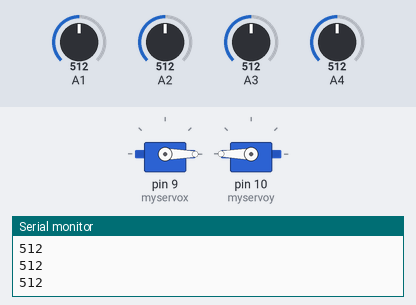
The sketch below on a simulated Arduino Uno, built with avr-gcc and run on an emulated ATmega328P. Shown: 2 × servo, the last lines printed to the serial monitor. The test bench sets the inputs (shaded band); at power-on: A2 = 512, A3 = 512, A4 = 512, A1 = 512.

Above: at 1.2 s.
1.3 s: A2 set to 523
2.8 s: A2 set to 539
At 5.57 s:
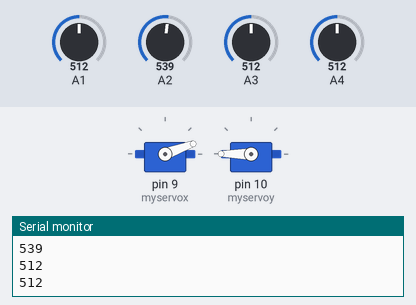
5.8 s: A3 set to 551
At 6.84 s:
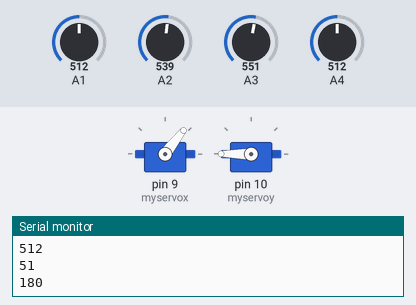
8.8 s: A4 set to 546
At 9.01 s:
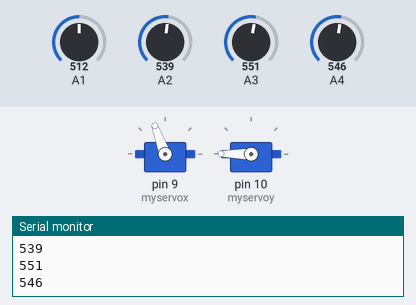
11.8 s: A3 set to 716
14.8 s: A4 set to 992
At 15.3 s:
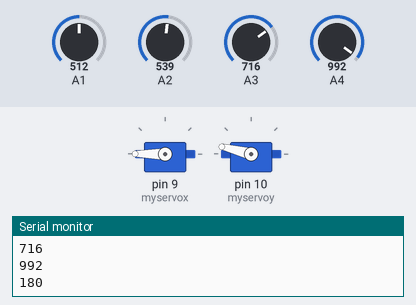
Timing chart, 0 to 21.0 s (numbered marks = the images above; inputs shaded):
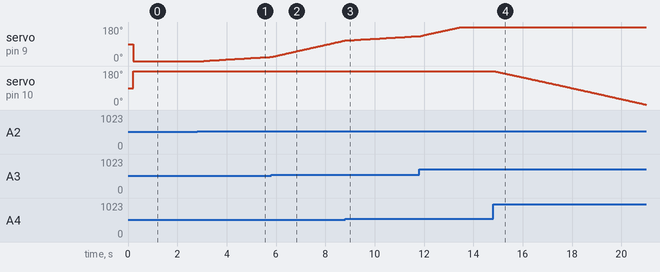

Measured:
- the behaviour switches between 532 and 533 on A2 (found by bisection; images 0 and 1)
- the behaviour switches between 532 and 533 on A3 (found by bisection; images 1 and 2)
- the behaviour switches between 530 and 531 on A4 (found by bisection; images 2 and 3)
- after the input at 2.8 s, servo on pin 9 (myservox): moves from 0° to 22° over 2.7 s, starting after 0.26 s
- after the input at 14.8 s, servo on pin 10 (myservoy): moves from 180° to 2° over 6.1 s, starting at once

The sketch:

FlowerSBG.ino
```cpp
#include <Servo.h>
Servo myservox;
Servo myservoy;
int x=180;
int y=180;
void setup() {


    Serial.begin(9600);
myservox.attach(9);
myservoy.attach(10);
}

void loop() {


if(analogRead(A1)>analogRead(A2)&&abs(analogRead(A1)-analogRead(A2))>20){

  x=x+1;
}
else if(analogRead(A1)<analogRead(A2)&&abs(analogRead(A1)-analogRead(A2))>20){
  x=x-1;
}
else{
  x=x;
  delay(100);
}

if(analogRead(A3)>analogRead(A4)&&abs(analogRead(A3)-analogRead(A4))>20){
  y=y+1;
}
else if(analogRead(A3)<analogRead(A4)&&abs(analogRead(A3)-analogRead(A4))>20){
  y=y-1;
}
else{
  y=y;
  delay(100);
}


if(x<0){
  x=0;
}
if(x>180){
  x=180;
}
if(y<0){
  y=0;
}
if(y>180){
  y=180;
}
Serial.println(180-x);
Serial.println(y);
Serial.println();
Serial.println(analogRead(A1));
Serial.println(analogRead(A2));
Serial.println(analogRead(A3));
Serial.println(analogRead(A4));
Serial.println();
myservox.write(180-x);
myservoy.write(y);
delay(25);
}
```
